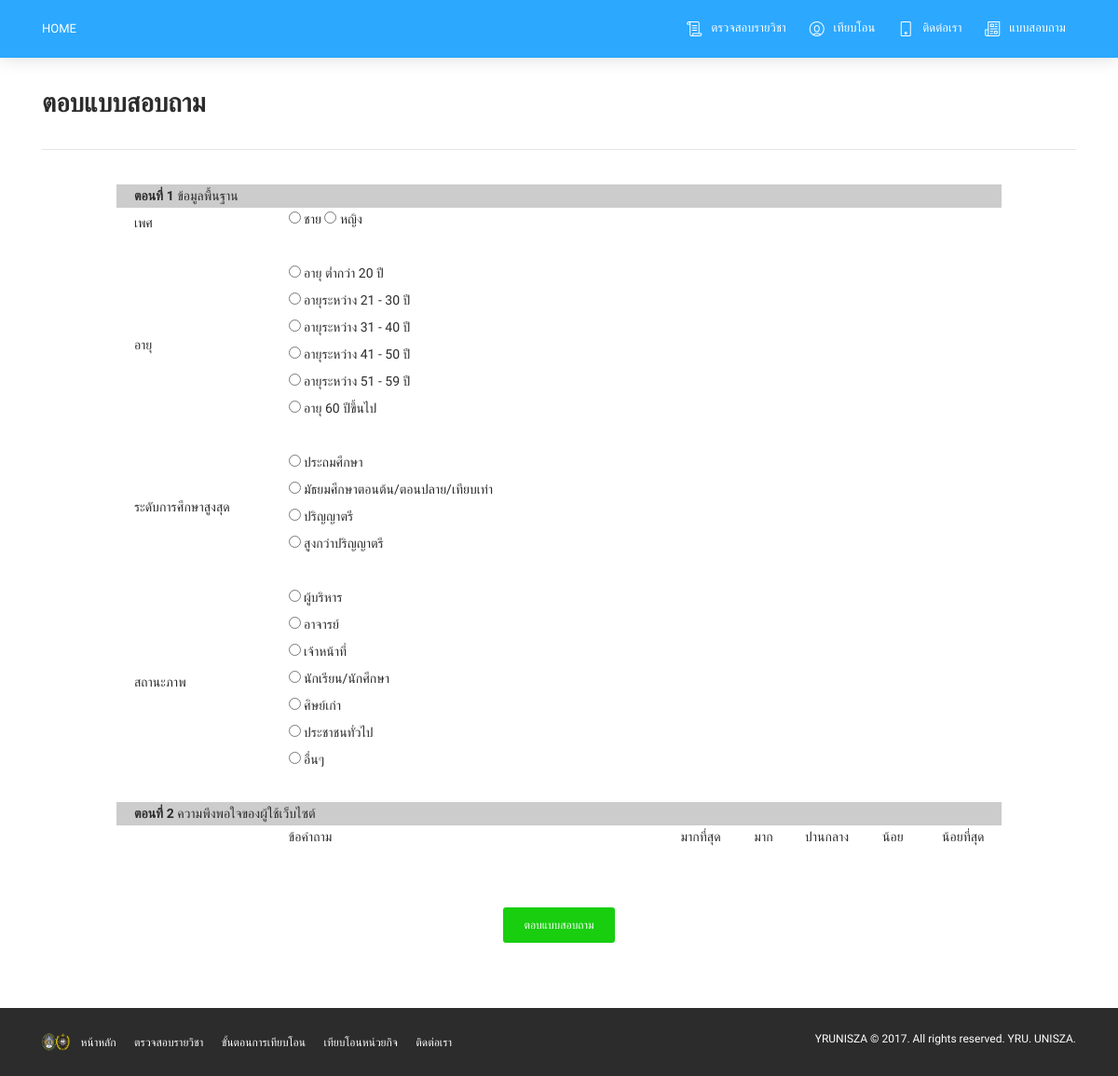
Page /questionnaire.php on the earlier database version.
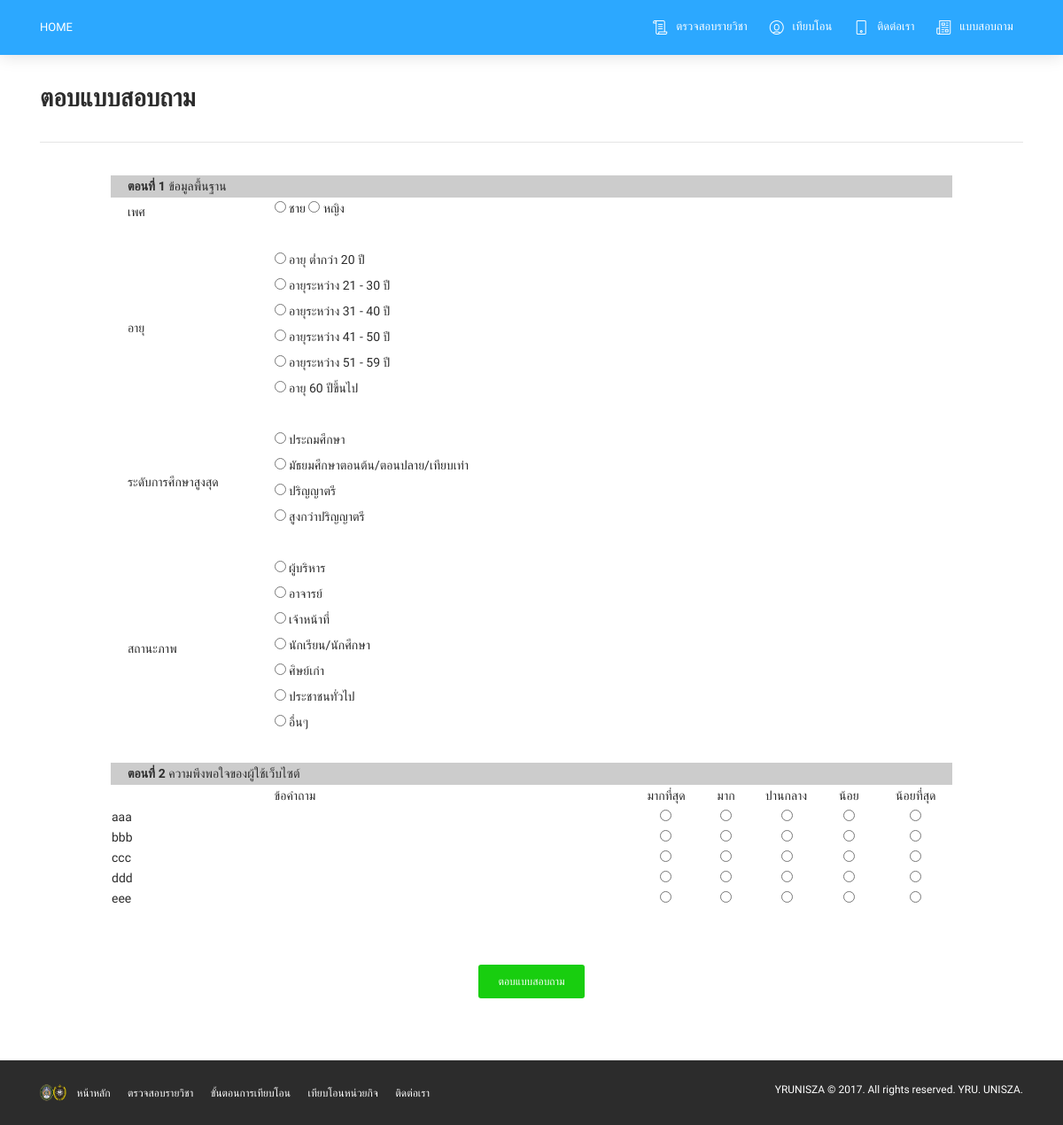
Same page on the later database version.
### tables this page shows
CREATE TABLE `tb_question` (
  `id_question` int(11) NOT NULL,
  `question` varchar(255) NOT NULL
);

### questionnaire.php (the view, shortened to what the changed rows need)
<!DOCTYPE html>
<html lang="en">
<head>
    <link rel="stylesheet" href="https://maxcdn.bootstrapcdn.com/font-awesome/latest/css/font-awesome.min.css" />
    <link href="./assets/css/bootstrap.min.css" rel="stylesheet" />
    <link href="./assets/css/now-ui-kit.css" rel="stylesheet" />
    <link href="./assets/css/demo.css" rel="stylesheet" />
    <link href="./assets/css/dropdown.css" rel="stylesheet" />
</head>
<body class="index-page">
    <div class="wrapper">
        <div class="main"><br>
            <div class="section">
                <div class="container">
                    <h3 class="title">ตอบแบบสอบถาม</h3><hr><br>
                    <div id="typography">
                          <div class="row">
                            <div class="container">
                              <form name="frmMain" method="post" action="questionnaire_save.php" OnSubmit="return fncSubmit();">
                                <table width="950" border="0" align="center">
                                <?php
                              $strSQL = "SELECT * FROM tb_question ";
                              $objQuery = mysql_query($strSQL) or die ("Error Query [".$strSQL."]");
                              $i=1;
                              while($result2 = mysql_fetch_array($objQuery))
                              {
                              $name = $result2['question'];
                              ?>
                                  <tr>
                                    <td width="574"><?php echo $name ?> </td>
                                    <td width="70" align="center"><input name="radionNo<?php echo $i ?>" id="radionNo<?php echo $i ?>_1" type="radio" value="5"></td>
                                    <td width="63" align="center"><input name="radionNo<?php echo $i ?>" id="radionNo<?php echo $i ?>_2" type="radio" value="4"></td>
                                    <td width="71" align="center"><input name="radionNo<?php echo $i ?>" id="radionNo<?php echo $i ?>_3" type="radio" value="3"></td>
                                    <td width="65" align="center"><input name="radionNo<?php echo $i ?>" id="radionNo<?php echo $i ?>_4" type="radio" value="2"></td>
                                    <td width="81" align="center"><input name="radionNo<?php echo $i ?>" id="radionNo<?php echo $i ?>_5" type="radio" value="1"></td>
                                  </tr>
                              <?php
                              	$i++;
                              	}
                               ?>
                                </table>
                              </form>
                            </div><br><br><br><br><br><br>
                          </div>
                    </div>
                </div>
            </div>
        </div>
    </div>
</body>
</html>

Differences in the rows shown:
added tb_question: question "aaa"
added tb_question: question "bbb"
added tb_question: question "ccc"
added tb_question: question "ddd"
added tb_question: question "eee"
